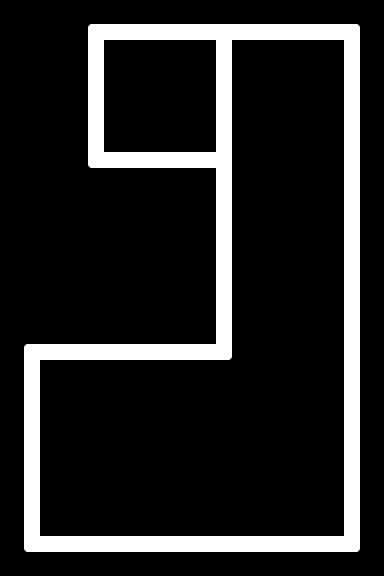

Rendered tile map (Tiled .tmx) drawn with the repository's tilesets; below, a short description and the full map source, tile grids included:
An orthogonal 6x9 tile map with 64x64 px tiles, 1 tile layer (Tile Layer 1) and 11 objects.

<map version="1.0" tiledversion="1.1.6" orientation="orthogonal" renderorder="right-down" width="6" height="9" tilewidth="64" tileheight="64" infinite="0" nextobjectid="72">
 <properties>
  <property name="hue" type="int" value="180" />
 </properties>
 <tileset firstgid="1" source="tileset.tsx" />
 <layer name="Tile Layer 1" width="6" height="9">
  <data encoding="csv">
0,12,7,1,7,11,
0,15,0,15,0,15,
0,10,7,2,0,15,
0,0,0,15,0,15,
0,0,0,15,0,15,
12,7,7,9,0,15,
15,0,0,0,0,15,
15,0,0,0,0,15,
10,7,7,7,7,9
</data>
 </layer>
 <objectgroup name="Static">
  <object id="56" x="89" y="24" width="14" height="144" />
  <object id="57" x="105" y="22" width="254" height="16" />
  <object id="58" x="23" y="536" width="336" height="14" />
  <object id="59" x="25" y="344" width="16" height="192" />
  <object id="60" x="345" y="40" width="12" height="494" />
  <object id="63" x="103" y="152" width="130" height="14" />
  <object id="65" x="215" y="166" width="16" height="194" />
  <object id="70" x="44" y="345" width="168" height="14" />
 </objectgroup>
 <objectgroup name="Dynamic">
  <object id="67" x="215" y="42" width="16" height="110" />
 </objectgroup>
 <objectgroup name="Player">
  <object id="46" x="128" y="90" width="64" height="64" />
 </objectgroup>
 <objectgroup name="Finish">
  <object id="47" x="79" y="406" width="128" height="128" />
 </objectgroup>
</map>
